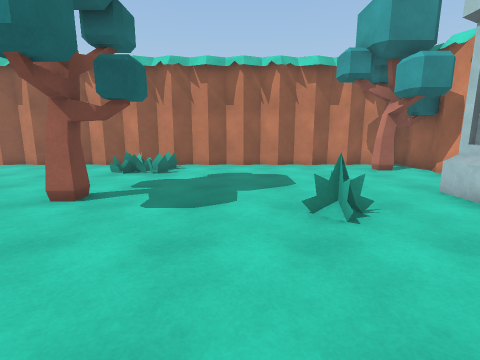
view 1 (above)

22 first-person views from a walk through a Unity game level. The camera is 1.5 m above the floor, tilts 10° down and sees 85° across. The floor is counted in squares, 1 m on a side. Each view is taken from the middle of a square. On the plan, view 1 faces up. The plan holds only what a view shows up to about 14 squares ahead; the rest is blank. The player character is not drawn. Surface patterns are stand-ins for the level's own textures.

view 2
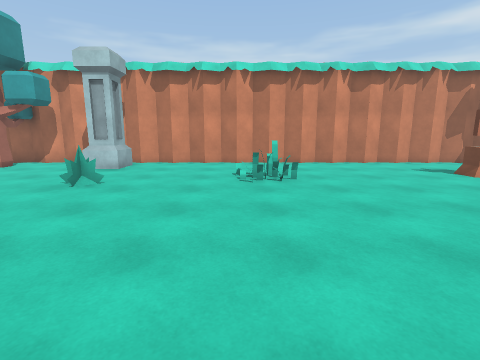

view 3
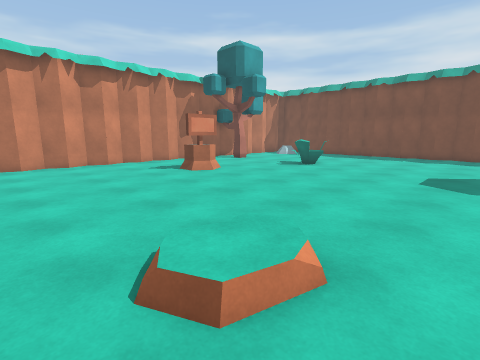

view 4
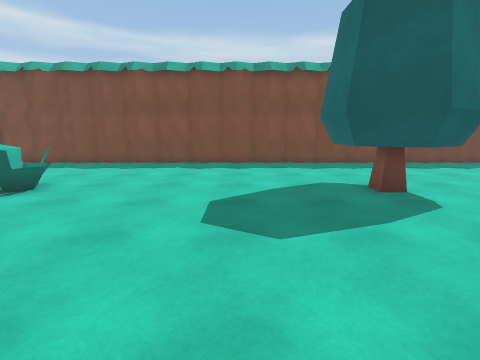

view 5
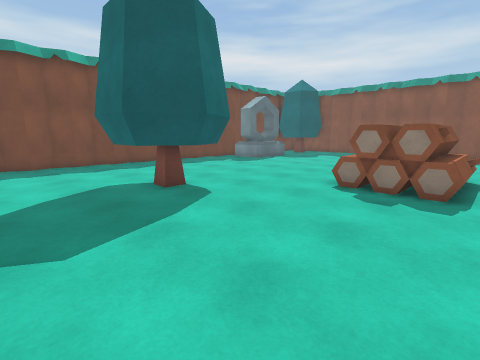

view 6
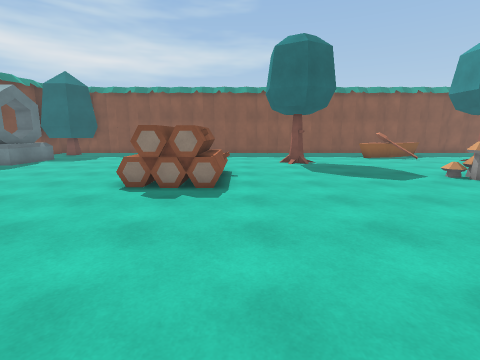

view 7
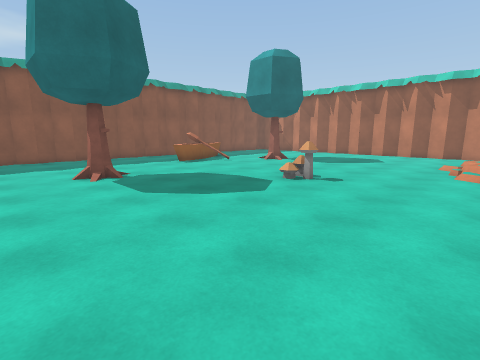

view 8
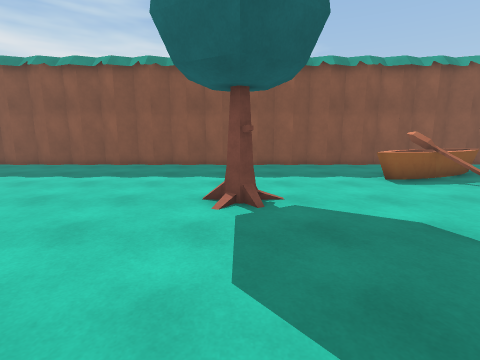

view 9
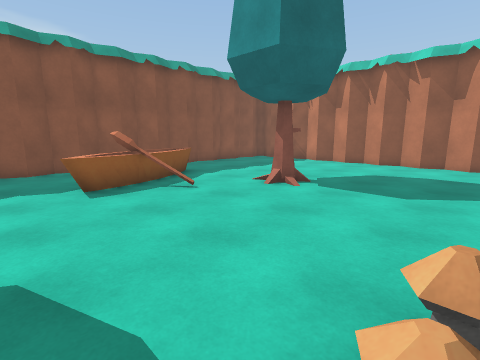

view 10
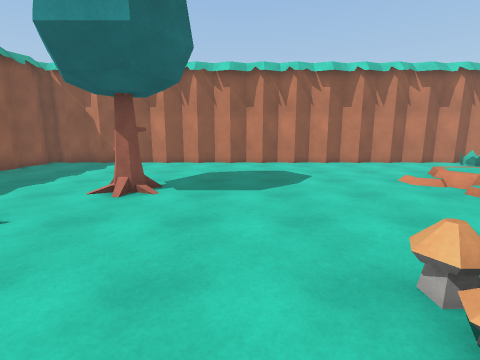

view 11
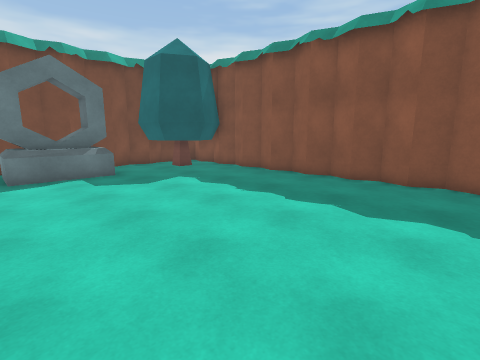

view 12
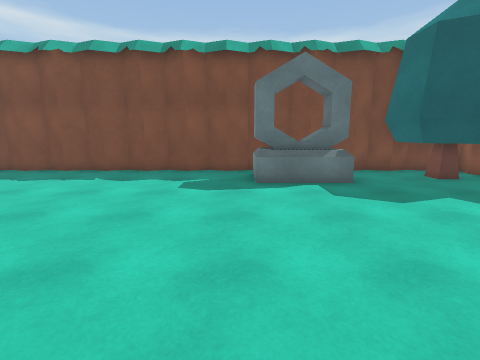

view 13
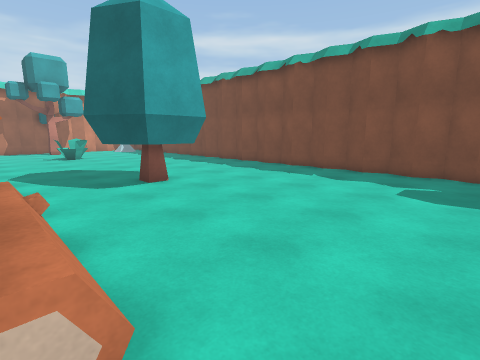

view 14
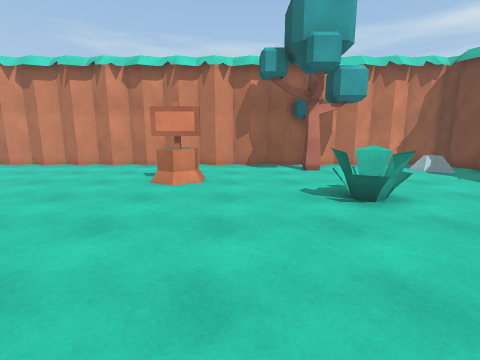

view 15
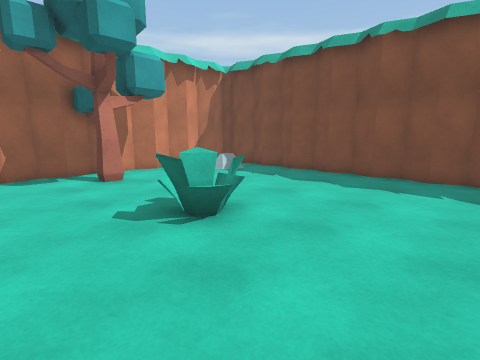

view 16
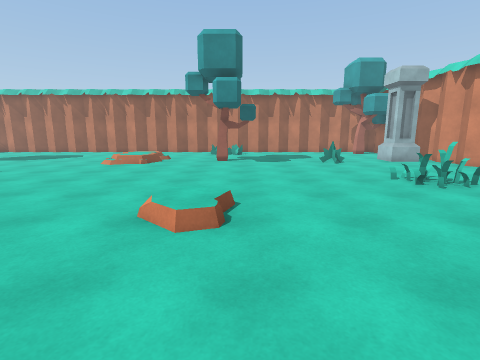

view 17
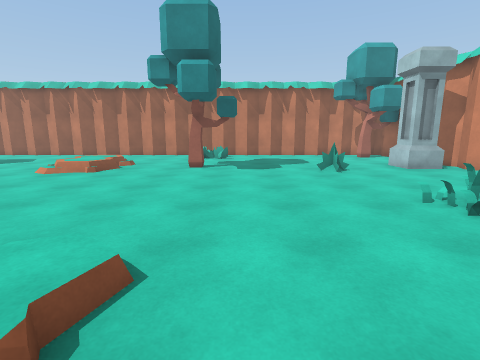

view 18
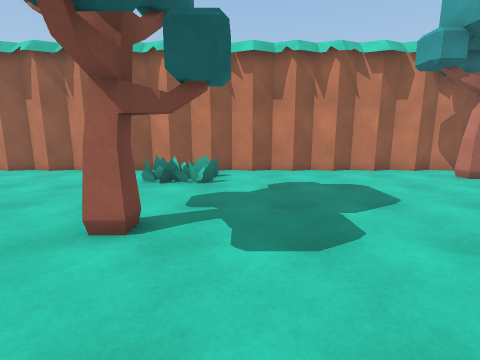

view 19
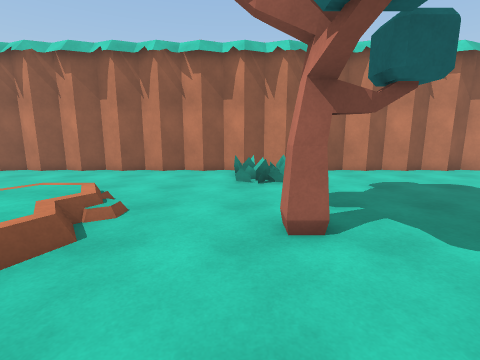

view 20
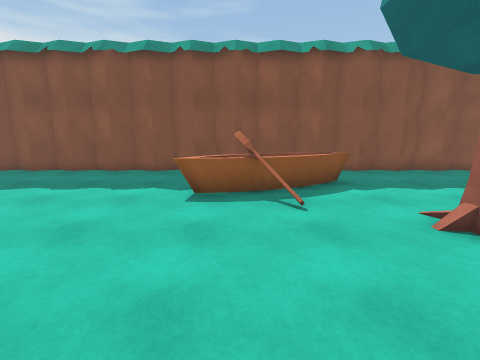

view 21
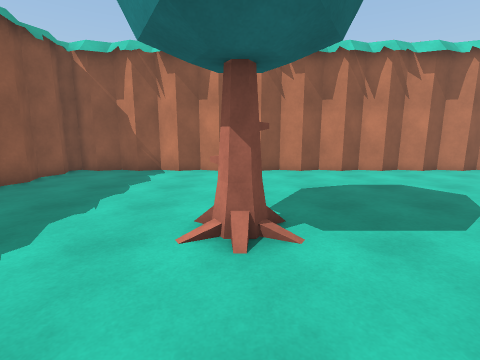

view 22
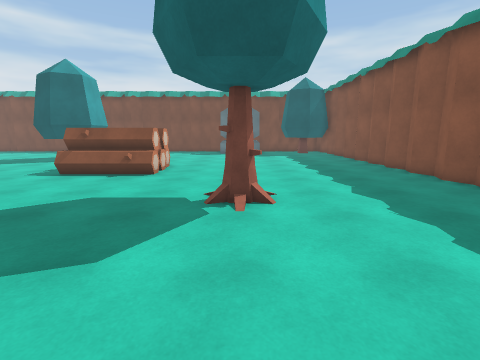

### Floor plan
Key: @ floor where view 1 was taken; # wall or solid block; . main floor; : floor 0.25 m higher than the main floor; + floor 0.5 m higher than the main floor; / step, stairs or slope; R rock; T tree; P plant; B bush; O other object.
Columns run from 26 left of view 1 to 8 right of it. Each row starts with its distance up from view 1.
 13 #########R####R####R####R####R#####
 12 #.................................#
 11 #......................O........T.#
 10 #.................................#
  9 R.................................R
  8 #................................ #
  7 #...............:++.............O #
  6 #......T.........++...T........OOO#
  5 # OO.............+/.........P...O.#
  4 R  OO............//...............R
  3 #  OOO............................#
  2 #..OO.............................#
  1 #...OO......#.....................#
  0 #.........................@.......#
 -1 R............................O....R
 -2 #.................................#
 -3 #.....................:...........#
 -4 #......T..............:...........#
 -5 #.....................:...........#
 -6 R.................................R
 -7 #..........O......................#
 -8 #.........OOOOO..............O....#
 -9 #.........O OOO..............O....#
-10 #.........OOOOO..............O....#
-11 R.................................R
-12 #................T................R
-13 #...............TTT........B......R
-14 #...............TTT.......BBB...T.R
-15 #...............T T........B......R
-16 R................ ............  ..#
-17 #.T............................   #
-18 #TTT..OOO........................ #
-19 # TT..OOO.......................O #
-20 #  T..  O.......................  #
-21 ####R####R####R####R####R####R####

Where each view was taken, in squares from view 1:
view 1: 0 up, 0 right, facing up
view 2: 0 up, 6 left, facing right
view 3: 2 down, 6 left, facing down-right
view 4: 7 down, 5 left, facing down
view 5: 7 down, 5 left, facing down-left
view 6: 7 down, 5 left, facing left
view 7: 7 down, 9 left, facing up-left
view 8: 4 down, 13 left, facing left
view 9: 1 down, 14 left, facing up-left
view 10: 1 down, 16 left, facing up
view 11: 8 down, 17 left, facing down-left
view 12: 10 down, 17 left, facing down
view 13: 10 down, 17 left, facing down-right
view 14: 11 down, 5 left, facing right
view 15: 11 down, 3 left, facing down-right
view 16: 9 down, 3 left, facing up
view 17: 6 down, 2 left, facing up
view 18: 2 up, 2 left, facing up
view 19: 2 up, 5 left, facing up
view 20: 2 up, 15 left, facing left
view 21: 2 up, 19 left, facing up
view 22: 2 up, 19 left, facing down
